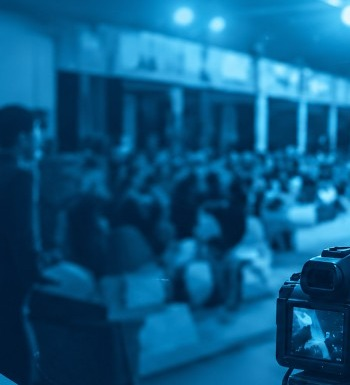
#> input picture admin-web/src/assets/login-hero-photo.jpg, 350 x 385 px; its folder holds only this picture in this run
$ python -i diagnostics.py   (imports and definitions only)   (older library calls are emulated)
#> lines starting #> are read from the running program, lines starting #| are printed output that depends on the picture; after the words box and inside, x2 and y2 are one past the last pixel; in counts of white or black regions, pixels touching at a corner belong together
#> further down, picture is the input picture: shape (385, 350, 3); mean B, G, R 133, 89.5, 12.7
### tools/quality_validation/experimental_quality_engine.py
#!/usr/bin/env python3
"""Research-only experimental photo-quality engine for ACCESS VisionCheck.

Isolated from production. Does not write to the database, does not change
`_soft_score`, EfficientNet weights, Flutter, or API contracts.

Design notes (a priori; not fitted on SPAQ-200 or the 30-image ACCESS pilot):
- Resize longest side to 1024 (INTER_AREA, no upscale) before classical metrics.
- Sharpness: Tenengrad energy (higher = sharper).
- Blur: relative Laplacian collapse under mild Gaussian blur (higher badge =
  freer from blur). This is intentionally NOT `1 - sharpness`, so the two
  channels are not forced to be exact mirrors, though both remain focus-related
  proxies.
- Noise cleanliness: Immerkaer sigma inverted (higher = cleaner). No 0.85 floor.
- Brightness: two-sided exposure triangle around 0.48 × (1 - clip fraction).
- Contrast: RMS contrast × (1 - clip fraction) so harsh clipping is penalized.
- Blocking: 8×8 boundary discontinuity ratio (not flat-patch fraction).
- Ringing: mean |Laplacian| on Canny edges (PROXY for overshoot; labeled as such).
- 1-5 map: equal-width bins that can emit 1 and 5 (unlike production `_soft_score`).

Overall remains the arithmetic mean of the seven integers for API-shaped
compatibility in research exports only.
"""

from __future__ import annotations

from typing import Any

import numpy as np

from tools.quality_validation.classical_quality_metrics import (
    _blocking_boundary_ratio,
    _immerkaer,
    _ringing_edge_lap,
)
from tools.quality_validation.scoring_candidates import (
    BLOCK_RATIO_REF,
    NOISE_SIGMA_SCALE,
    RING_LAP_SCALE,
    equal_bin_1_5,
    production_brightness_q,
    production_soft_score,
)

try:
    import cv2
except ImportError:  # pragma: no cover
    cv2 = None  # type: ignore

ENGINE_ID = "experimental_classical_v1"
RESIZE_CAP = 1024

# A priori scales. Not fitted on SPAQ-200, LIVEC, KonIQ pilot, or ACCESS humans.
# Tenengrad tau: soft saturation for 8-bit Sobel energy at ~1k px (research default).
TENENGRAD_TAU = 5000.0
# Mean Sobel magnitude on Canny edges for near-sharp 8-bit photos (a priori).
EDGE_GRAD_REF = 120.0
# Residual high-pass std that should map near "very noisy" (a priori; ~strong AWGN).
RESIDUAL_NOISE_REF = 18.0
# Blocking: boundary/interior ratio excess above near-natural floor.
BLOCK_RATIO_FLOOR = 0.98
BLOCK_RATIO_EXCESS_REF = 0.25
# Ringing edge-Laplacian energy reference (from scoring_candidates).
# RING_LAP_SCALE imported.

CRITERION_META = {
    "Sharpness": {
        "proxy": False,
        "raw_name": "tenengrad",
        "direction": "higher_raw_is_better",
        "notes": "Tenengrad mean(gx^2+gy^2); focus/detail energy proxy.",
    },
    "Blur": {
        "proxy": True,
        "raw_name": "edge_grad_mean",
        "direction": "higher_raw_is_sharper_edges",
        "notes": (
            "Mean Sobel magnitude on Canny edges (edge acuity proxy). "
            "Not a motion-blur classifier and not identical to Tenengrad energy, "
            "but still focus-related. Natural bokeh lowers this score."
        ),
    },
    "Noise": {
        "proxy": True,
        "raw_name": "residual_noise_std",
        "direction": "higher_raw_is_more_noise",
        "notes": (
            "High-pass residual std (|gray-GaussianBlur|). Badge is cleanliness "
            "(inverted). Texture can elevate the residual; not pure sensor noise."
        ),
    },
    "Brightness": {
        "proxy": False,
        "raw_name": "exposure_quality_q",
        "direction": "higher_q_is_better",
        "notes": "Mean-luma triangle at 0.48 with highlight/shadow clip penalty.",
    },
    "Contrast": {
        "proxy": True,
        "raw_name": "contrast_quality_q",
        "direction": "higher_q_is_better",
        "notes": "RMS contrast with clipping penalty; not perceptual local contrast.",
    },
    "Blocking Artifacts": {
        "proxy": True,
        "raw_name": "blocking_boundary_ratio",
        "direction": "higher_raw_is_more_blocking",
        "notes": "8x8 boundary discontinuity ratio vs interior; JPEG-block proxy.",
    },
    "Ringing Artifacts": {
        "proxy": True,
        "raw_name": "ringing_edge_lap",
        "direction": "higher_raw_is_more_ringing",
        "notes": "PROXY: edge |Laplacian| energy; also responds to sharp texture.",
    },
}


def clip01(x: float) -> float:
    return max(0.0, min(1.0, float(x)))


def _resize_longest(bgr: np.ndarray, cap: int = RESIZE_CAP) -> np.ndarray:
#> called with cap = 1024
    h, w = bgr.shape[:2]
#> h = 385; w = 350
    longest = max(h, w)
#> longest = 385
    if longest <= cap:
        return bgr
    scale = cap / float(longest)
    nh, nw = max(1, int(round(h * scale))), max(1, int(round(w * scale)))
    return cv2.resize(bgr, (nw, nh), interpolation=cv2.INTER_AREA)


# [16 lines left out: functions _tenengrad, _edge_gradient_mean, not called in this run]


def _residual_noise_std(gray_u8: np.ndarray) -> float:
    blur = cv2.GaussianBlur(gray_u8, (5, 5), 0)
    return float(np.std(np.abs(gray_u8.astype(np.float64) - blur.astype(np.float64))))


# [124 lines left out: functions analyze_bgr, analyze_image_bytes, not called in this run]

### tools/quality_validation/sandbox/diagnostics.py
"""Explainable diagnostics for the quality sandbox (research-only).

Computes *supplementary* measurements and plain-language explanations.
Does NOT alter criterion badges, quality_0_1 values, or detector thresholds.

EfficientNet-B0: only surfaces the model's continuous head outputs and the
production badge mapping. No fabricated internal-reasoning claims.

Classical: reuses scoring raw values from combined-v1 when present; adds
diagnostic-only stats from a single grayscale pass.
"""

from __future__ import annotations

from typing import Any

import numpy as np

try:
    import cv2
except ImportError:  # pragma: no cover
    cv2 = None  # type: ignore

from tools.quality_validation.experimental_quality_engine import RESIZE_CAP, _resize_longest

CRITERIA_NAMES = (
    "Sharpness",
    "Blur",
    "Noise",
    "Brightness",
    "Contrast",
    "Blocking Artifacts",
    "Ringing Artifacts",
)

_MEASURES_WHAT = {
    "Sharpness": (
        "How strong and crisp local edges appear (focus / fine detail energy)."
    ),
    "Blur": (
        "How free the image is from focus or motion blur, using Laplacian energy "
        "as a blur proxy (higher classical badge = less blur)."
    ),
    "Noise": (
        "Estimated residual grain in relatively homogeneous regions "
        "(higher classical badge = cleaner)."
    ),
    "Brightness": (
        "Overall exposure balance: mean luminance plus clipping of shadows/highlights."
    ),
    "Contrast": (
        "Global tonal separation (RMS luminance contrast), reduced when clipping is high."
    ),
    "Blocking Artifacts": (
        "Evidence of 8×8 JPEG lattice steps on flat neighboring tiles "
        "(higher classical badge = cleaner / less blocking)."
    ),
    "Ringing Artifacts": (
        "Edge overshoot / oscillation near strong edges "
        "(higher classical badge = cleaner / less ringing)."
    ),
}


def compute_supplementary_diagnostics(bgr: np.ndarray) -> dict[str, Any]:
    """Single-pass diagnostic measurements. Never used to recompute badges."""
    if cv2 is None:
        return {"available": False, "reason": "OpenCV not available"}
    if bgr is None or getattr(bgr, "size", 0) == 0:
        return {"available": False, "reason": "Empty image"}

    work = _resize_longest(bgr, RESIZE_CAP)
    gray = cv2.cvtColor(work, cv2.COLOR_BGR2GRAY)
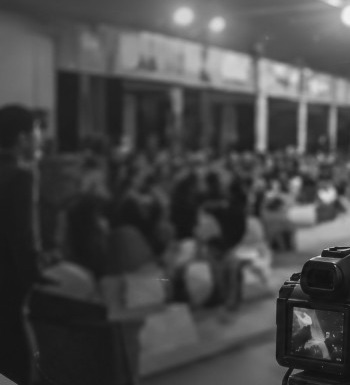
#> gray: shape (385, 350); min 15, max 242, mean 71.5
    gray_f = gray.astype(np.float64)
    h, w = gray.shape
#> h = 385; w = 350

    # Exposure / luminance distribution (diagnostic; shadow/highlight match v2 cutoffs)
    mean = float(np.mean(gray_f))
#> mean = 71.5
    std = float(np.std(gray_f))
#> std = 42.56
    p5, p25, p50, p75, p95 = [float(x) for x in np.percentile(gray_f, [5, 25, 50, 75, 95])]
#> p5 = 24; p25 = 36; p50 = 61; p75 = 96; p95 = 160
    shadow_clip = float(np.mean(gray_f < 8.0))
#> shadow_clip = 0
    highlight_clip = float(np.mean(gray_f > 247.0))
#> highlight_clip = 0
    dark_region = float(np.mean(gray_f < 64.0))
#> dark_region = 0.517
    bright_region = float(np.mean(gray_f > 192.0))
#> bright_region = 0.0109

    # Edge / focus diagnostics
    gx = cv2.Sobel(gray_f, cv2.CV_64F, 1, 0, ksize=3)
    gy = cv2.Sobel(gray_f, cv2.CV_64F, 0, 1, ksize=3)
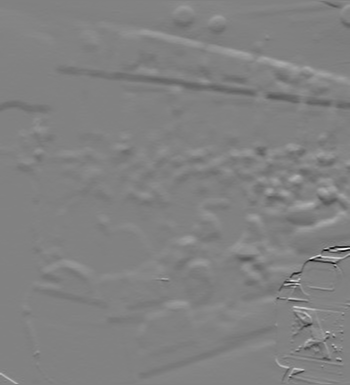
#> gy: shape (385, 350) float64; min -601, max 579, mean -1; drawn with min black and max white
    grad_mag = np.sqrt(gx * gx + gy * gy)
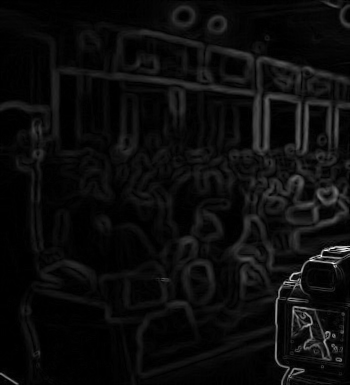
#> grad_mag: shape (385, 350) float64; min 0, max 601, mean 29.4; drawn with min black and max white
    grad_mean = float(np.mean(grad_mag))
#> grad_mean = 29.36
    edge_frac = float(np.mean(grad_mag > 30.0))
#> edge_frac = 0.317
    strong_edge_frac = float(np.mean(grad_mag > 80.0))
#> strong_edge_frac = 0.0782

    lap = cv2.Laplacian(gray, cv2.CV_64F)
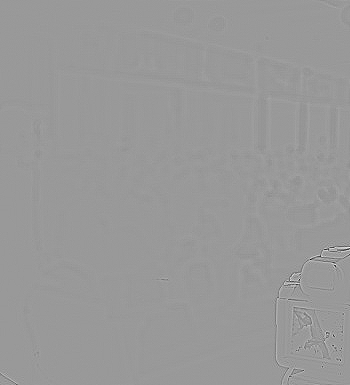
#> lap: shape (385, 350) float64; min -321, max 213, mean 0; drawn with min black and max white
    lap_var = float(np.var(lap))
#> lap_var = 73.79

    # Low-texture / dark residual noise probe (diagnostic only)
    blur = cv2.GaussianBlur(gray_f, (5, 5), 0)
    residual = gray_f - blur
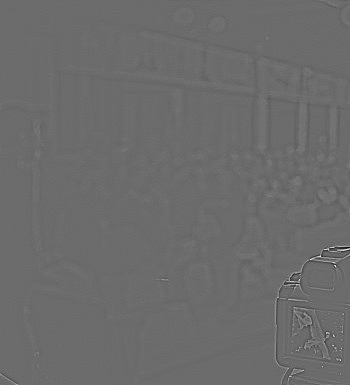
#> residual: shape (385, 350) float64; min -60.17, max 81.74, mean 0; drawn with min black and max white
    local_std = cv2.blur((residual * residual), (9, 9))
    local_std = np.sqrt(np.maximum(local_std, 0.0))
    low_tex = local_std < float(np.percentile(local_std, 30))
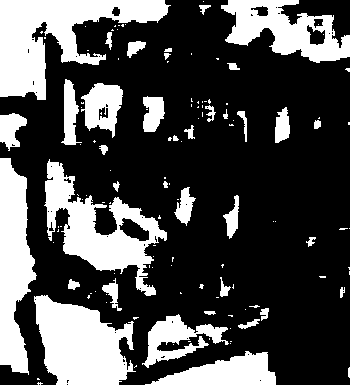
#> low_tex: shape (385, 350) bool; 30% white; 130 white regions (92 under 20 px), largest, box (x1, y1, x2, y2) and area: (0, 0, 171, 100) 7747, (34, 295, 136, 385) 6214, (44, 159, 167, 296) 5952
    dark = gray_f < 64.0
#> dark: shape (385, 350) bool; 51.7% white; 48 black regions (26 under 20 px), largest, box (x1, y1, x2, y2) and area: (0, 0, 350, 385) 57587, (165, 239, 213, 301) 1546, (171, 144, 233, 190) 1070
    dark_low = dark & low_tex
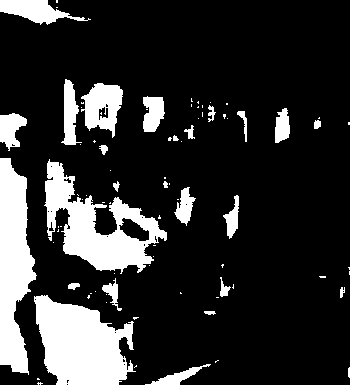
#> dark_low: shape (385, 350) bool; 18.1% white; 84 white regions (58 under 20 px), largest, box (x1, y1, x2, y2) and area: (34, 295, 136, 385) 6214, (44, 159, 167, 274) 5700, (0, 158, 37, 375) 5265
    noise_low_tex = float(np.std(residual[low_tex])) if np.any(low_tex) else None
#> noise_low_tex = 0.386
    noise_dark_low = float(np.std(residual[dark_low])) if np.any(dark_low) else None
#> noise_dark_low = 0.374
    dark_low_frac = float(np.mean(dark_low))
#> dark_low_frac = 0.181

    return {
        "available": True,
        "resize_cap": RESIZE_CAP,
        "analysis_size": {"width": int(w), "height": int(h)},
        "luminance_mean_0_255": round(mean, 3),
        "luminance_mean_0_1": round(mean / 255.0, 4),
        "luminance_std": round(std, 3),
        "percentile_p5": round(p5, 2),
        "percentile_p25": round(p25, 2),
        "percentile_p50": round(p50, 2),
        "percentile_p75": round(p75, 2),
        "percentile_p95": round(p95, 2),
        "percentile_spread_p5_p95": round(p95 - p5, 2),
        "shadow_clip_frac": round(shadow_clip, 4),
        "highlight_clip_frac": round(highlight_clip, 4),
        "dark_region_frac": round(dark_region, 4),
        "bright_region_frac": round(bright_region, 4),
        "gradient_mean": round(grad_mean, 4),
        "edge_pixel_fraction": round(edge_frac, 4),
        "strong_edge_pixel_fraction": round(strong_edge_frac, 4),
        "laplacian_variance_diagnostic": round(lap_var, 4),
        "noise_residual_std_low_texture": (
            round(noise_low_tex, 4) if noise_low_tex is not None else None
        ),
        "noise_residual_std_dark_low_texture": (
            round(noise_dark_low, 4) if noise_dark_low is not None else None
        ),
        "dark_low_texture_fraction": round(dark_low_frac, 4),
    }


# [76 lines left out: functions build_criterion_explanations, _meas, not called in this run]


def _compact(items: list[dict[str, Any] | None]) -> list[dict[str, Any]]:
    return [x for x in items if x is not None]


# [508 lines left out: functions _pct, _explain_one, _disagreement_note, _classical_sharpness, _classical_blur, _classical_noise and 4 more, not called in this run]

>>> import cv2
>>> picture = cv2.imread('../../../admin-web/src/assets/login-hero-photo.jpg')
>>> result = compute_supplementary_diagnostics(picture)
#> result = 23 items

$ run again, on admin-web/src/assets/login-camera-bg.png
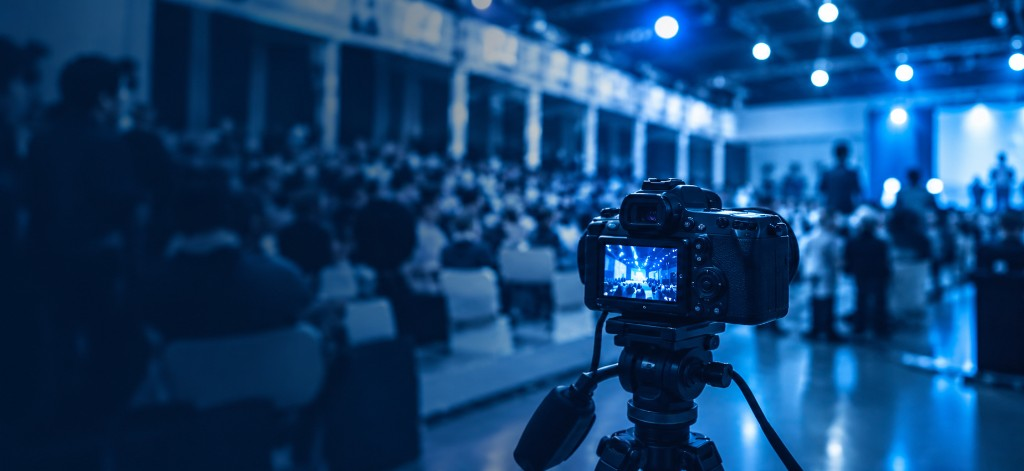
#> input picture admin-web/src/assets/login-camera-bg.png, 1024 x 471 px
#> picture is the input picture: shape (471, 1024, 3); mean B, G, R 111, 65, 19.6
#> mean = 56.66
#> std = 47.79
#> p5 = 16; p25 = 20; p50 = 38; p75 = 80; p95 = 158
#> shadow_clip = 0.000118
#> highlight_clip = 0.0036
#> dark_region = 0.674
#> bright_region = 0.0229
#> grad_mean = 29.3
#> edge_frac = 0.278
#> strong_edge_frac = 0.0864
#> in compute_supplementary_diagnostics, `lap = cv2.Laplacian(gray, cv2.CV_64F)`:
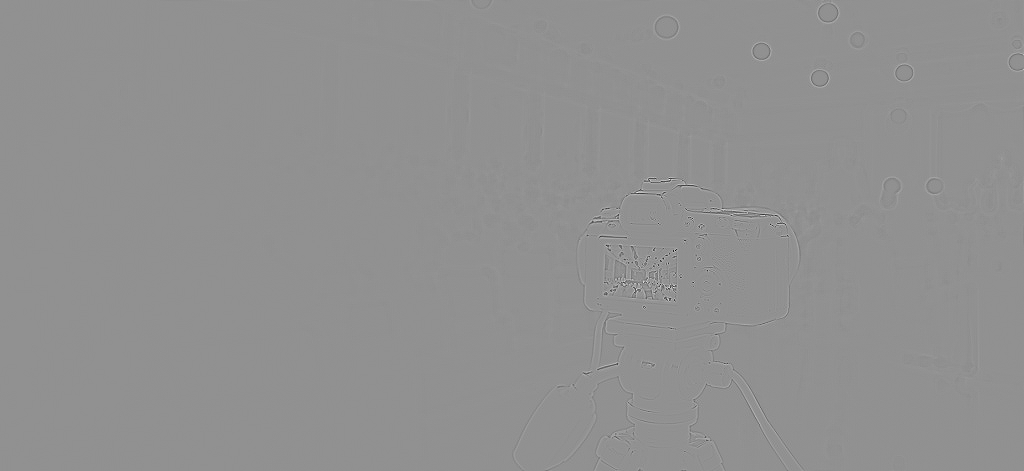
#> lap: shape (471, 1024) float64; min -545, max 413, mean 0; drawn with min black and max white
#> lap_var = 159.2
#> low_tex: shape (471, 1024) bool; 30% white; 331 white regions (247 under 20 px), largest, box (x1, y1, x2, y2) and area: (0, 65, 441, 471) 98598, (156, 8, 315, 149) 10776, (0, 0, 143, 56) 5929
#> dark: shape (471, 1024) bool; 67.4% white; 159 black regions (102 under 20 px), largest, box (x1, y1, x2, y2) and area: (193, 0, 1024, 471) 127986, (689, 379, 788, 471) 5025, (425, 389, 551, 471) 4645
#> in compute_supplementary_diagnostics, `dark_low = dark & low_tex`:
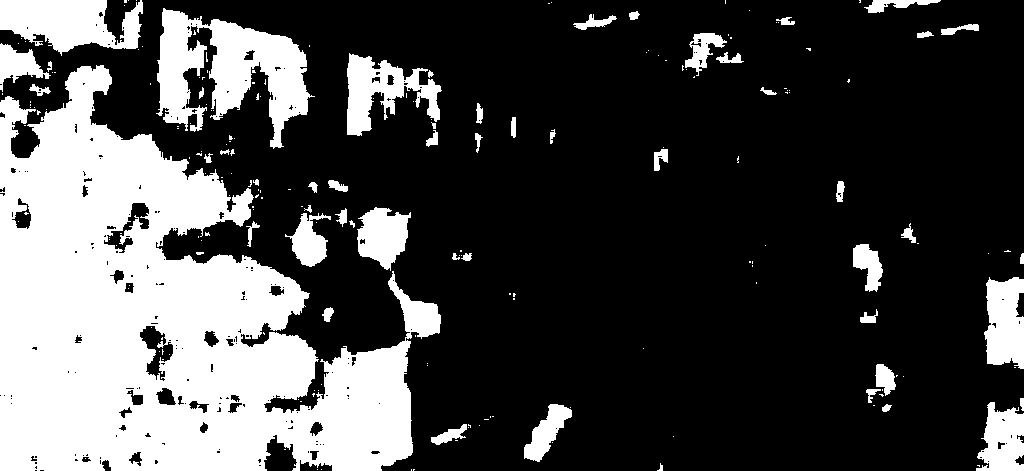
#> dark_low: shape (471, 1024) bool; 28.2% white; 208 white regions (154 under 20 px), largest, box (x1, y1, x2, y2) and area: (0, 65, 441, 471) 98598, (156, 8, 315, 149) 10776, (0, 0, 143, 56) 5268
#> noise_low_tex = 0.265
#> noise_dark_low = 0.26
#> dark_low_frac = 0.282
#> result = 23 items
